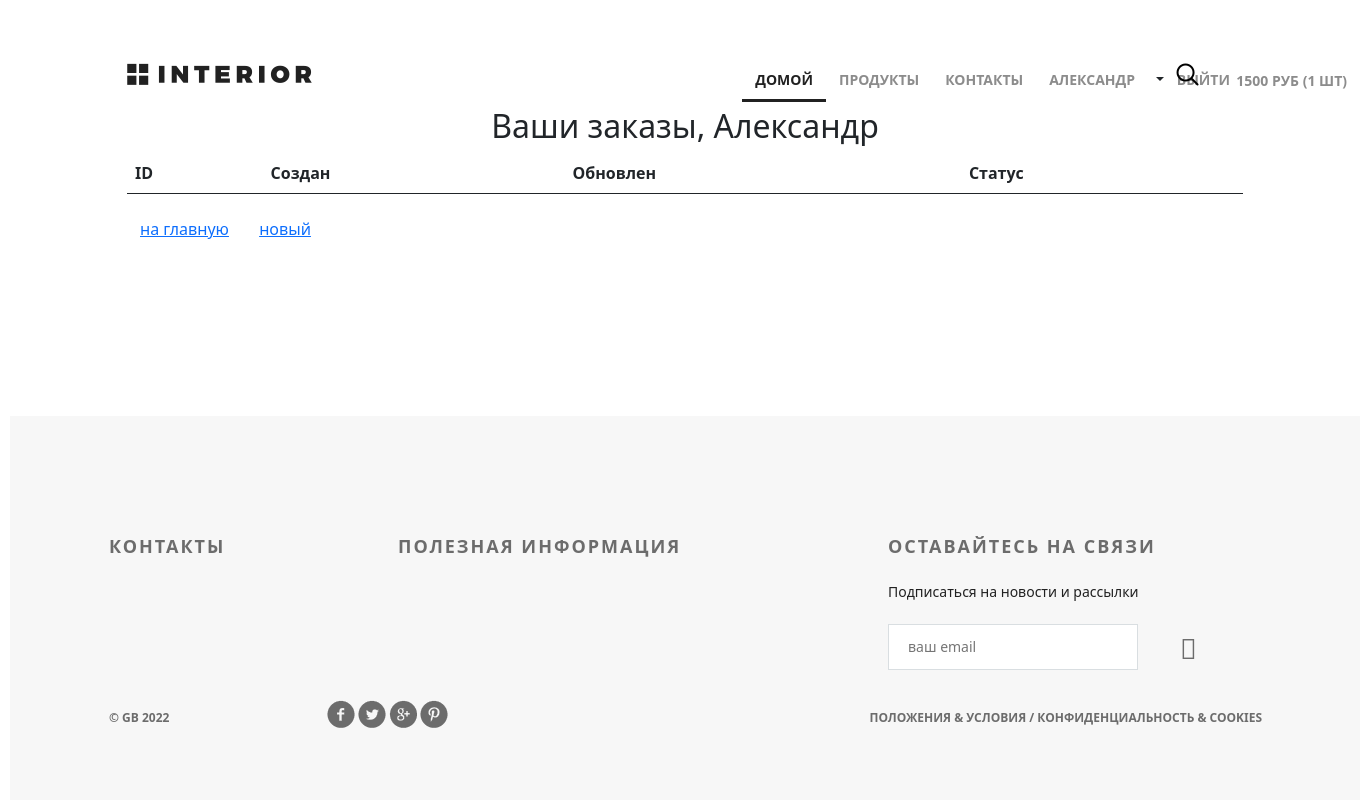
The app's page /orders/ (signed in), older data.
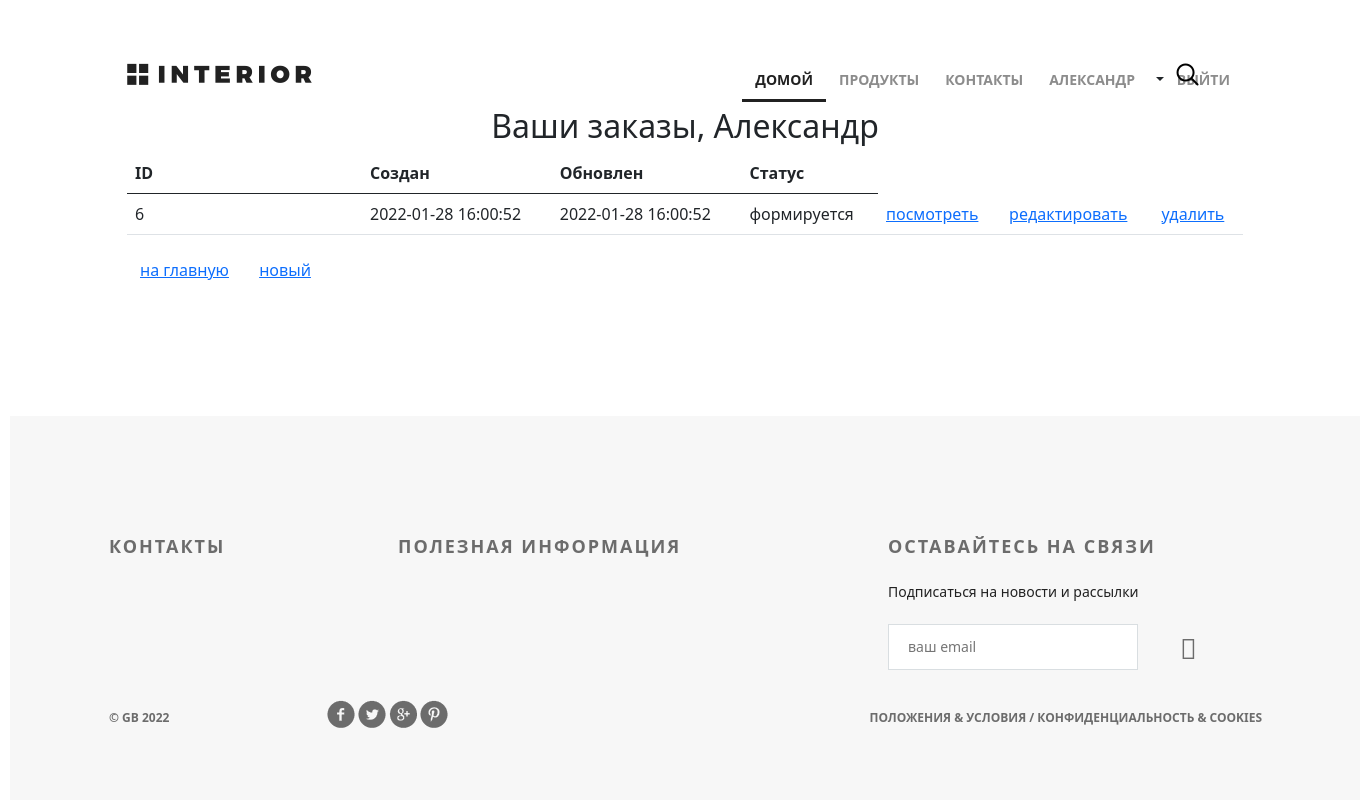
The same page, newer data.
### ordersapp/models.py (models this page shows, shortened)
class Order(models.Model):
    FORMING = 'FM'
    SENT_TO_PROCEED = 'STP'
    PROCEEDED = 'PRD'
    PAID = 'PD'
    READY = 'RDY'
    CANCEL = 'CNC'
    ORDER_STATUS_CHOICES = (
        (FORMING, 'формируется'),
        (SENT_TO_PROCEED, 'отправлен в обработку'),
        (PAID, 'оплачен'),
        (PROCEEDED, 'обрабатывается'),
        (READY, 'готов к выдаче'),
        (CANCEL, 'отменен'),
    )
    user = models.ForeignKey(settings.AUTH_USER_MODEL, on_delete=models.CASCADE)
    created = models.DateTimeField(verbose_name='создан', auto_now_add=True)
    updated = models.DateTimeField(verbose_name='изменен', auto_now=True)
    status = models.CharField(verbose_name='статус', max_length=3, choices=ORDER_STATUS_CHOICES, default=FORMING)
    is_active = models.BooleanField(verbose_name='активен', default=True)
    class Meta:
        ordering = ('-created',)
        verbose_name = 'заказ'
        verbose_name_plural = 'заказы'

### ordersapp/views.py (the view)
# urls.py: path('', ordersapp.OrderList.as_view(), name='orders_list'),
class OrderList(ListView):
    model = Order
    def get_queryset(self):
        return Order.objects.filter(user=self.request.user)

### basketapp/models.py (called while the page is built)
    @property
    def product_cost(self):
        return self.product.price * self.quantity

    @property
    def total_quantity(self):
        _items = Basket.objects.filter(user=self.user)
        _total_quantity = sum(list(map(lambda x: x.quantity, _items)))
        return _total_quantity

    @property
    def total_cost(self):
        _items = Basket.objects.filter(user=self.user)
        _total_cost = sum(list(map(lambda x: x.product_cost, _items)))
        return _total_cost

### mainapp/context_processors.py (called while the page is built)
def basket(request):
    print(f'context processor basket works')
    basket = []
    if request.user.is_authenticated:
        basket = Basket.objects.filter(user=request.user)
    return {
        'basket': basket,
    }

### ordersapp/templates/ordersapp/order_list.html
{% extends 'geekshop/base.html' %}
{% load static %}
{% block content %}
    <div class="header clearfix">
        {% include 'geekshop/includes/main_menu.html' %}
        <a href="#" class="basket"></a>
    </div>
    <div class="h2 text-center head">
        Ваши заказы,
        {% if user.first_name %}
            {{ user.first_name|title }}
        {% else %}
            Пользователь
        {% endif %}
    </div>
    <table class="table orders_list">
        <thead>
        <tr>
            <th>ID</th>
            <th>Создан</th>
            <th>Обновлен</th>
            <th>Статус</th>
        </tr>
        </thead>
        <tbody>
        {% for item in object_list %}
            {% if item.is_active %}
                <tr>
                    <td class="td1 orders_list">{{ item.pk }}</td>
                    <td>{{ item.created|date:"Y-m-d H:i:s" }}</td>
                    <td>{{ item.updated|date:"Y-m-d H:i:s" }}</td>
                    <td>{{ item.get_status_display }}</td>
                    <td>
                        <a href="{% url 'ordersapp:order_read' item.pk %}">
                            посмотреть
                        </a>
                    </td>
                    <td>
                        {% if item.status == 'FM' %}
                            <a href="{% url 'ordersapp:order_update' item.pk %}">
                                редактировать
                            </a>
                        {% endif %}
                    </td>
                    <td>
                        {% if item.status == 'FM' %}
                            <a href="{% url 'ordersapp:order_delete' item.pk %}">
                                удалить
                            </a>
                        {% endif %}
                    </td>
                </tr>
            {% endif %}
        {% endfor %}
        </tbody>
    </table>
    <button class="btn btn-default btn-round">
        <a href="{% url 'index' %}">
            на главную
        </a>
    </button>
    <button class="btn btn-default btn-round">
        <a href="{% url 'ordersapp:order_create' %}">
            новый
        </a>
    </button>
{% endblock %}

Row changes from the older to the newer data that the page shows:
added Order: pk "6", created "2022-01-28 16:00:52", updated "2022-01-28 16:00:52", status "формируется", shows "редактировать", shows "удалить"
